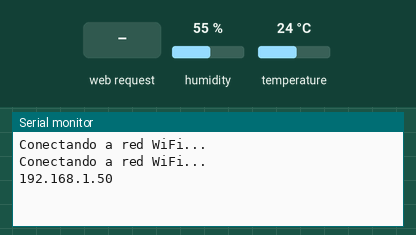
A sketch run on a simulated ESP32. Parts: the last lines printed to the serial monitor. The inputs (shaded band) are chosen by the test bench; at power-on: humidity 55 %, temperature 24 °C. WiFi joins after 1.5 s; servers stay silent unless stated.

Above: at 3.2 s.
3.3 s: HTTP request GET /temperature received
At 3.8 s:
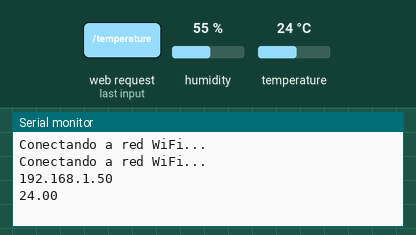
4.8 s: HTTP request GET /humidity received
At 5.9 s:
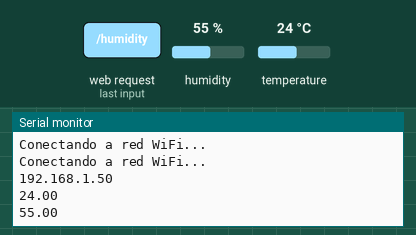

Measured:
- after the input at 3.3 s, the serial monitor: prints a new line at once (image 1)
- after the input at 4.8 s, the serial monitor: prints a new line at once (image 2)

The sketch:

IoT.ino
```cpp
//Librerias utilizadas
#include "WiFi.h"
#include "ESPAsyncWebServer.h"
#include "Adafruit_Sensor.h"
#include "DHT.h"

//Credenciales de la Red WiFi local
char* ssid = "NOMBRE_DE_TU_RED";
char* password = "CLAVE_DE_TU_RED";

//Pin digital
#define DHTPIN 15

//Sensor a utilizar
#define DHTTYPE    DHT22

DHT dht(DHTPIN, DHTTYPE);

//Crear server asíncrono en el puerto 80
AsyncWebServer server(80);

String readDHTTemperature() {
  //Leer temperatura en grados Celsius
  float t = dht.readTemperature();
  //Detectar errores en el sensor.
  if (isnan(t)) {
    Serial.println("Error: no hay lecturas del sensor DHT.");
    return "--";
  }
  else {
    Serial.println(t);
    return String(t);
  }
}

String readDHTHumidity() {
  //Leer porcentaje de humedad
  float h = dht.readHumidity();
  if (isnan(h)) {
    Serial.println("Error: no hay lecturas del sensor DHT.");
    return "--";
  }
  else {
    Serial.println(h);
    return String(h);
  }
}

//HTML básico para alojar los datos en el web server asíncrono, coloca 2 place holders en 2 párrafos, correspondientes a los datos de temperatura y humedad.
const char index_html[] PROGMEM = R"rawliteral(
<!DOCTYPE HTML><html>
<body>
  <p>
    ${T:<span id="temperature">%TEMPERATURE%</span>,H:<span id="humidity">%HUMIDITY%</span>}$
  </p>
</body>
<script>
setInterval(function ( ) {
  var xhttp = new XMLHttpRequest();
  xhttp.onreadystatechange = function() {
    if (this.readyState == 4 && this.status == 200) {
      document.getElementById("temperature").innerHTML = this.responseText;
    }
  };
  xhttp.open("GET", "/temperature", true);
  xhttp.send();
}, 10000 ) ;

setInterval(function ( ) {
  var xhttp = new XMLHttpRequest();
  xhttp.onreadystatechange = function() {
    if (this.readyState == 4 && this.status == 200) {
      document.getElementById("humidity").innerHTML = this.responseText;
    }
  };
  xhttp.open("GET", "/humidity", true);
  xhttp.send();
}, 10000 ) ;
</script>
</html>)rawliteral";

//Reemplazar placeholder con el valor real de temperatura.
String processor(const String& var){
  if(var == "TEMPERATURE"){
    return readDHTTemperature();
  }
  else if(var == "HUMIDITY"){
    return readDHTHumidity();
  }
  return String();
}

void setup(){
  //Puerto serial para revisar información del ESP32
  Serial.begin(115200);

  dht.begin();

  //Conectar al WiFi
  WiFi.begin(ssid, password);
  while (WiFi.status() != WL_CONNECTED) {
    delay(1000);
    Serial.println("Conectando a red WiFi...");
  }

  //Imprimir IP local del ESP32
  Serial.println(WiFi.localIP());

  //Ruta para la creación de la página HTML en el Server del ESP32
  server.on("/", HTTP_GET, [](AsyncWebServerRequest *request){
    request->send_P(200, "text/html", index_html, processor);
  });
  server.on("/temperature", HTTP_GET, [](AsyncWebServerRequest *request){
    request->send_P(200, "text/plain", readDHTTemperature().c_str());
  });
  server.on("/humidity", HTTP_GET, [](AsyncWebServerRequest *request){
    request->send_P(200, "text/plain", readDHTHumidity().c_str());
  });

  //Iniciar Server
  server.begin();
}

void loop(){
}
```
